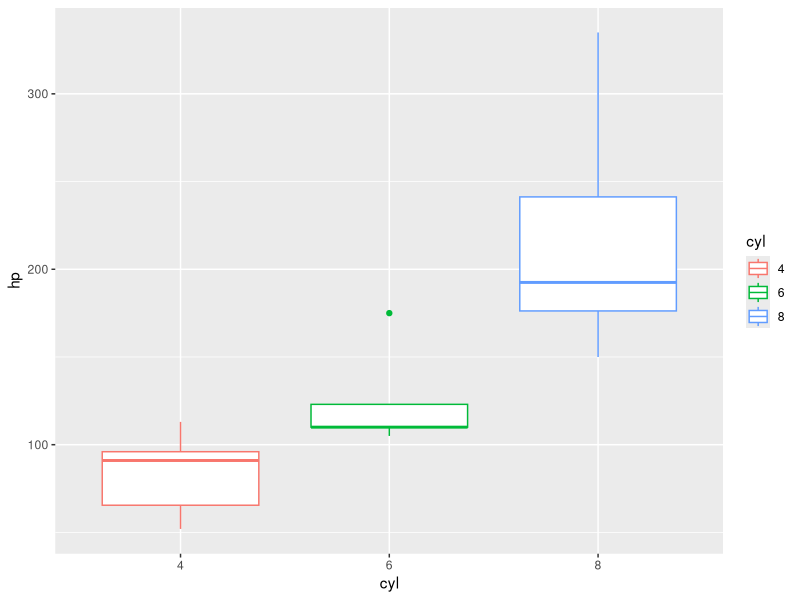

This chart was generated by the following R code:
## ---- chunk 1
knitr::opts_chunk$set(echo = TRUE)
## ---- chunk 2
library("ggplot2")
library("dplyr")
## ---- chunk 3
head(mtcars)
## ---- chunk 4
mtcars$cyl=factor(mtcars$cyl)

## ---- chunk 5
mtcars4<-mtcars %>% filter(cyl ==4)
mtcars6<-mtcars %>% filter(cyl==6)
mtcars8<-mtcars %>% filter(cyl==8)

## ---- chunk 6
ggplot(mtcars,aes(y=hp,x=cyl,color=cyl))+geom_boxplot()

## ---- chunk 7
# we are sending in lists of hp values for 4 and 6 cylinders
# we specify that the alternative hypothesis is "greater", meaning the first
# variable value is hypothesized to be greater than the second

t.test(x=mtcars6$hp,y=mtcars4$hp,alternative="greater")
## ---- chunk 8
t.test(x=mtcars8$wt,y=mtcars6$wt,alternative="greater")
## ---- chunk 9
mtcars %>% group_by(cyl) %>% summarize(mean_hp=mean(hp))

## ---- chunk 10
results_anova= aov(hp~cyl,data=mtcars)
summary(results_anova)
## ---- chunk 11
results_anova= aov(wt~cyl,data=mtcars)
summary(results_anova)
## ---- chunk 12
mtcars$am=factor(mtcars$am,labels=c("auto","manual"))
head(mtcars)
## ---- chunk 13

mtcars %>% group_by(cyl,am) %>% summarize(n=n())

## ---- chunk 14
con_table=table(mtcars$cyl,mtcars$am)
con_table
## ---- chunk 15
library("MASS")

addmargins(con_table)
## ---- chunk 16
chisq.test(con_table)
## ---- chunk 17
fisher.test(con_table)

## ---- chunk 18
mtcar_factor<- mtcars %>% mutate(gear_factor = as.factor(gear))

con_table_cg=table(mtcar_factor$cyl,mtcar_factor$gear_factor)
con_table_cg

## ---- chunk 19

chisq.test(con_table)
## ---- chunk 20
fisher.test(con_table)

## ---- chunk 21
mtcars %>% group_by(cyl) %>% summarise("Variance"=var(mpg))

## ---- chunk 22
mtcars46=mtcars[mtcars$cyl!=8,]

## ---- chunk 23
var.test(mpg~cyl, data=mtcars46)
## ---- chunk 24
mtcars %>% group_by(cyl) %>% summarise("Variance"=var(mpg))

## ---- chunk 25
mtcars68=mtcars[mtcars$cyl!=4,]

## ---- chunk 26
var.test(mpg~cyl, data=mtcars68)
